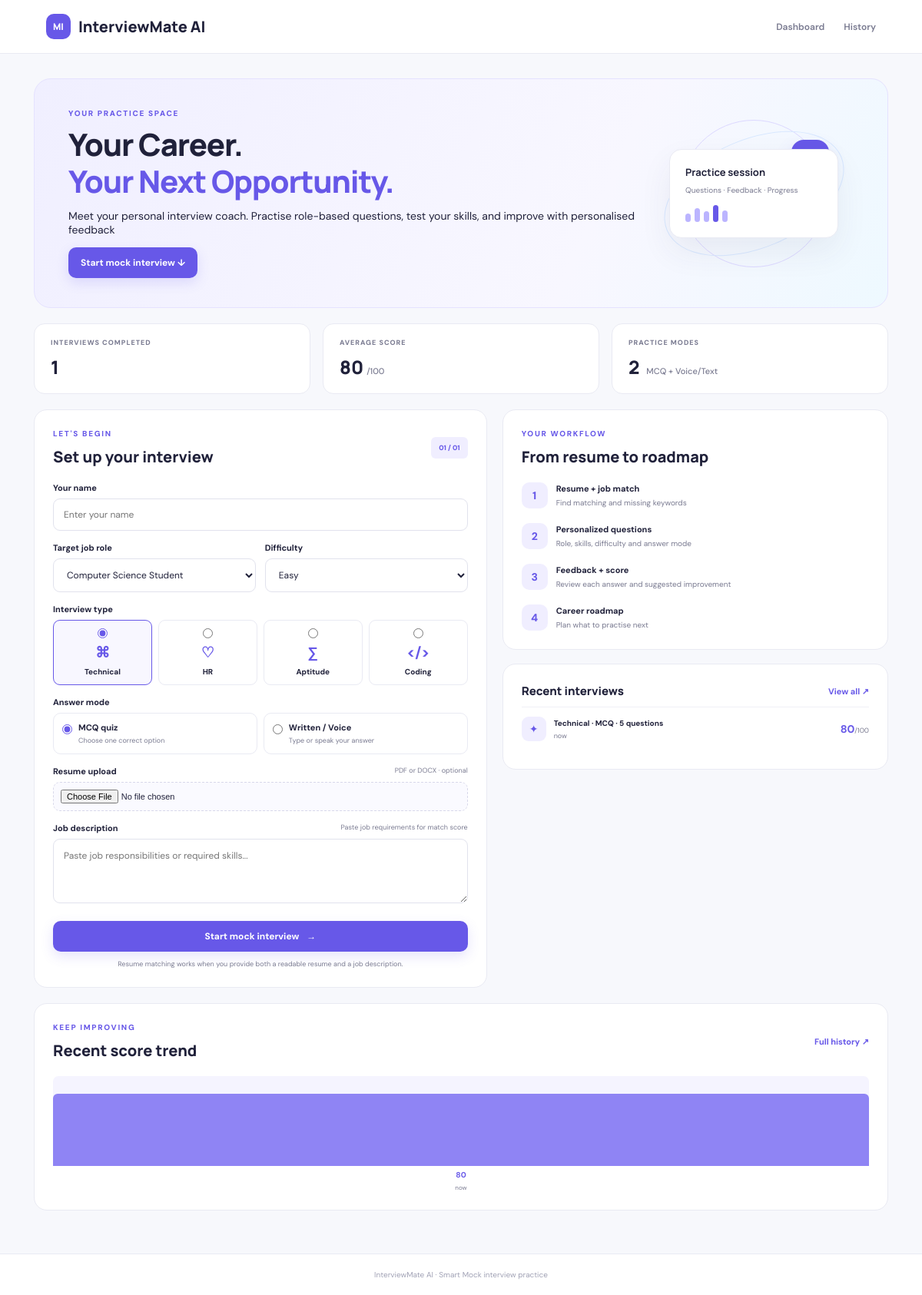
The page / on the database its author committed.
### tables this page shows
CREATE TABLE interviews (
        id INTEGER PRIMARY KEY AUTOINCREMENT,
        candidate TEXT NOT NULL,
        role TEXT NOT NULL,
        interview_type TEXT NOT NULL,
        difficulty TEXT NOT NULL,
        answer_mode TEXT NOT NULL,
        questions_count INTEGER NOT NULL,
        score INTEGER NOT NULL,
        technical_score INTEGER NOT NULL,
        communication_score INTEGER NOT NULL,
        confidence_score INTEGER NOT NULL,
        match_score INTEGER,
        strengths TEXT NOT NULL,
        weak_areas TEXT NOT NULL,
        roadmap TEXT NOT NULL,
        details_json TEXT NOT NULL,
        created_at TEXT NOT NULL
    );

### app.py (the view)
@app.route("/")
def index():
    with sqlite3.connect(DB_PATH) as conn:
        conn.row_factory = sqlite3.Row
        total = conn.execute("SELECT COUNT(*) FROM interviews").fetchone()[0]
        average = conn.execute("SELECT AVG(score) FROM interviews").fetchone()[0] or 0
        recent = conn.execute("SELECT * FROM interviews ORDER BY id DESC LIMIT 4").fetchall()
        history = conn.execute("SELECT id, score, created_at FROM interviews ORDER BY id DESC LIMIT 8").fetchall()
    return render_template("index.html", total=total, average=round(average), recent=recent, history=history)

### templates/index.html (shortened to what this page needs)
{% extends "base.html" %}
{% block content %}
<section class="hero">
 <div><p class="eyebrow">YOUR PRACTICE SPACE</p><h1>Your Career.<br><em>Your Next Opportunity.</em></h1>
  Meet your personal interview coach. Practise role-based questions,
  test your skills, and improve with personalised feedback</p>
 <a class="btn primary" href="#setup">Start mock interview ↓</a></div>
 <div class="hero-art"><div class="bubble">✦</div><div class="hero-note"><b>Practice session</b><span>Questions · Feedback · Progress</span><div class="bars"><i></i><i></i><i></i><i></i><i></i></div></div></div>
</section>
<section class="stats">
 <article><small>INTERVIEWS COMPLETED</small><strong>{{ total }}</strong></article>
 <article><small>AVERAGE SCORE</small><strong>{{ average }}<span>/100</span></strong></article>
 <article><small>PRACTICE MODES</small><strong>2 <span>MCQ + Voice/Text</span></strong></article>
</section>
<section class="main-grid" id="setup">
 <form class="panel setup" action="{{ url_for('start') }}" method="post" enctype="multipart/form-data">
  <div class="panel-title"><div><p class="eyebrow">LET'S BEGIN</p><h2>Set up your interview</h2></div><span class="step">01 / 01</span></div>
  <label>Your name</label><input name="candidate" placeholder="Enter your name" maxlength="100">
  <div class="two">
   <div><label>Target job role</label><select name="role"><option>Computer Science Student</option></select></div>
   <div><label>Difficulty</label><select name="difficulty"><option>Easy</option><option>Medium</option><option>Hard</option></select></div>
  </div>
  <label>Interview type</label>
  <div class="choice-grid">
   {% for value, icon, label in [('Technical','⌘','Technical'),('HR','♡','HR'),('Aptitude','∑','Aptitude'),('Coding','</>','Coding')] %}
   <label class="choice"><input type="radio" name="interview_type" value="{{ value }}" {% if loop.first %}checked{% endif %}><span>{{ icon }}</span><b>{{ label }}</b></label>
   {% endfor %}
  </div>
  <label>Answer mode</label>
  <div class="mode-row">
   <label><input type="radio" name="answer_mode" value="MCQ" checked><span><b>MCQ quiz</b><small>Choose one correct option</small></span></label>
   <label><input type="radio" name="answer_mode" value="Written"><span><b>Written / Voice</b><small>Type or speak your answer</small></span></label>
  </div>
  <label>Resume upload <span class="optional">PDF or DOCX · optional</span></label>
  <input class="file-input" type="file" name="resume" accept=".pdf,.docx">
  <label>Job description <span class="optional">Paste job requirements for match score</span></label>
  <textarea name="job_description" rows="3" placeholder="Paste job responsibilities or required skills..."></textarea>
  <button class="btn primary full" type="submit">Start mock interview <span>→</span></button>
  <p class="note">Resume matching works when you provide both a readable resume and a job description.</p>
 </form>
 <aside class="right-col">
  <section class="panel"><p class="eyebrow">YOUR WORKFLOW</p><h2>From resume to roadmap</h2>
   <div class="steps">
    <div><i>1</i><span><b>Resume + job match</b><small>Find matching and missing keywords</small></span></div>
    <div><i>2</i><span><b>Personalized questions</b><small>Role, skills, difficulty and answer mode</small></span></div>
    <div><i>3</i><span><b>Feedback + score</b><small>Review each answer and suggested improvement</small></span></div>
    <div><i>4</i><span><b>Career roadmap</b><small>Plan what to practise next</small></span></div>
   </div>
  </section>
  <section class="panel recent"><div class="panel-title"><h3>Recent interviews</h3><a href="{{ url_for('history') }}">View all ↗</a></div>
   {% if recent %}{% for row in recent %}<a class="recent-row" href="{{ url_for('result', interview_id=row['id']) }}"><span class="recent-icon">✦</span><span class="recent-meta"><b>
  {{ row['interview_type'] }} · {{ row['answer_mode'] }}
  · {{ row['questions_count'] }} questions
</b><small>{{ row['created_at'] }}</small></span><strong>{{ row['score'] }}<small>/100</small></strong></a>{% endfor %}
   {% else %}<p class="empty">Complete your first practice session to see history here.</p>{% endif %}
  </section>
 </aside>
</section>
<section class="history-chart panel"><div class="panel-title"><div><p class="eyebrow">KEEP IMPROVING</p><h2>Recent score trend</h2></div><a href="{{ url_for('history') }}">Full history ↗</a></div>
{% if history %}<div class="trend">{% for row in history|reverse %}<div class="trend-col"><div class="trend-bar-wrap"><span style="height:{{ row['score'] if row['score']>5 else 5 }}%"></span></div><b>{{ row['score'] }}</b><small>{{ row['created_at'].split(',')[0] }}</small></div>{% endfor %}</div>{% else %}<p class="empty">Your scores will appear after you finish an interview.</p>{% endif %}
</section>
{% endblock %}

### rows shown on the page
interviews: interview_type "Technical", answer_mode "MCQ", questions_count "5", created_at "now", score "80"

### other values the page prints
{{ total }} "1"
{{ average }} "80"
{{ icon }} "⌘" "♡" "∑" "</>"
{{ label }} "Technical" "HR" "Aptitude" "Coding"
